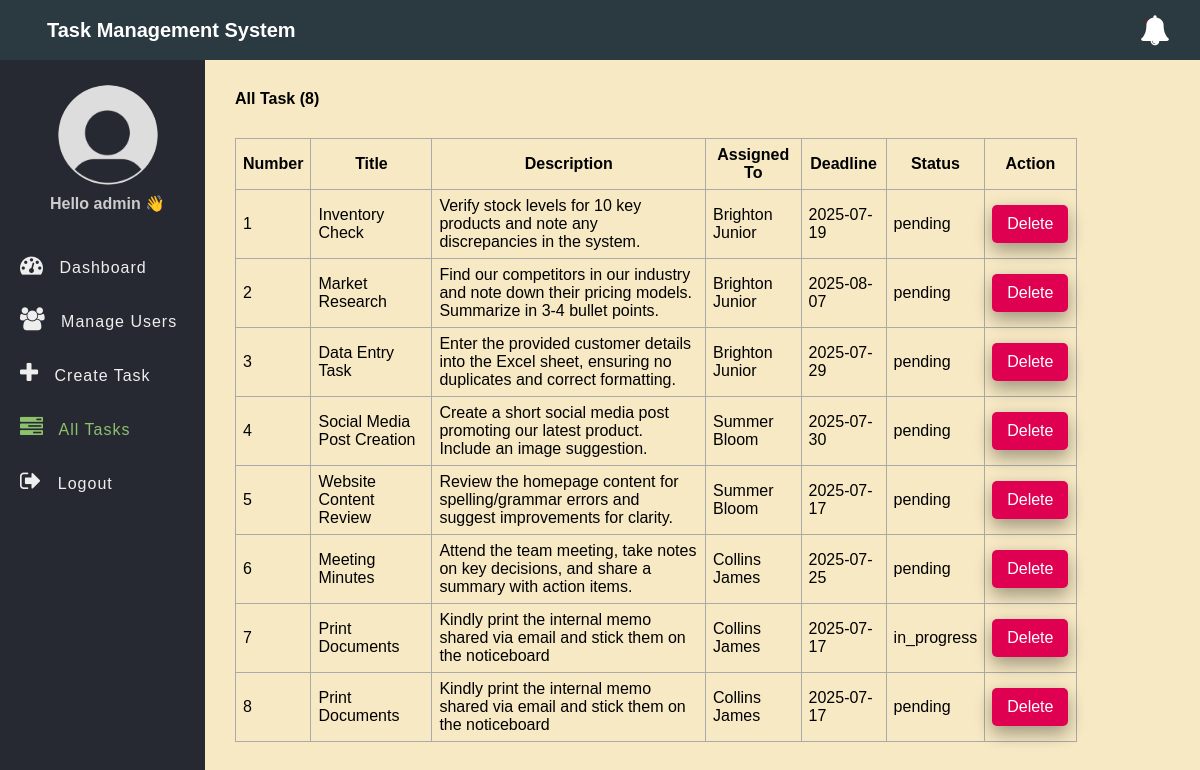
Screenshot of /tasks.php (signed in) with the database file from the repository.
### tables this page shows
CREATE TABLE `tasks` (
  `id` int(11) NOT NULL,
  `title` varchar(100) NOT NULL,
  `description` text DEFAULT NULL,
  `assigned_to` int(11) DEFAULT NULL,
  `due_date` date DEFAULT NULL,
  `status` enum('pending','in_progress','completed') DEFAULT 'pending',
  `created_at` timestamp NOT NULL DEFAULT current_timestamp()
);

CREATE TABLE `users` (
  `id` int(11) NOT NULL,
  `full_name` varchar(50) NOT NULL,
  `username` varchar(50) NOT NULL,
  `email` varchar(255) NOT NULL,
  `password` varchar(255) NOT NULL,
  `role` enum('admin','employee') NOT NULL,
  `created_at` timestamp NOT NULL DEFAULT current_timestamp()
);

### app/Model/Task.php (called while the page is built, shortened)
<?php
function get_all_tasks($conn){
	$sql = "SELECT * FROM tasks ORDER BY id DESC";
	$stmt = $conn->prepare($sql);
	$stmt->execute([]);
	if($stmt->rowCount() > 0){
		$tasks = $stmt->fetchAll();
	}else $tasks = 0;
	return $tasks;
}
function count_tasks($conn){
	$sql = "SELECT id FROM tasks";
	$stmt = $conn->prepare($sql);
	$stmt->execute([]);
	return $stmt->rowCount();
}

### app/Model/User.php (called while the page is built, shortened)
<?php
function get_all_users($conn){
	$sql = "SELECT * FROM users WHERE role =? ";
	$stmt = $conn->prepare($sql);
	$stmt->execute(["employee"]);
	if($stmt->rowCount() > 0){
		$users = $stmt->fetchAll();
	}else $users = 0;
	return $users;
}

### tasks.php (the view, shortened to what this page needs)
<?php
if (isset($_SESSION['role']) && isset($_SESSION['id']) && $_SESSION['role'] == "admin") {
    include "DB_connection.php";
    include "app/Model/Task.php";
    include "app/Model/User.php";
    $text = "All Task";
    if (isset($_GET['due_date']) &&  $_GET['due_date'] == "Due Today") {
    	$text = "Due Today";
      $tasks = get_all_tasks_due_today($conn);
      $num_task = count_tasks_due_today($conn);
    }else{
    	 $tasks = get_all_tasks($conn);
       $num_task = count_tasks($conn);
    }
    $users = get_all_users($conn);
 ?>
<!DOCTYPE html>
<html>
<head>
	<link rel="stylesheet" href="https://stackpath.bootstrapcdn.com/font-awesome/4.7.0/css/font-awesome.min.css">
	<link rel="stylesheet" href="css/style.css">
</head>
<body>
	<?php include "inc/header.php" ?>
	<div class="body">
		<?php include "inc/nav.php" ?>
		<section class="section-1">
         <h4 class="title-2"><?=$text?> (<?=$num_task?>)</h4>
			<?php if ($tasks != 0) { ?>
			<table class="main-table">
				<tr>
					<th>Number</th>
					<th>Title</th>
					<th>Description</th>
					<th>Assigned To</th>
					<th>Deadline</th>
					<th>Status</th>
					<th>Action</th>
				</tr>
				<?php $i=0; foreach ($tasks as $task) { ?>
				<tr>
					<td><?=++$i?></td>
					<td><?=$task['title']?></td>
					<td><?=$task['description']?></td>
					<td>
						<?php
                  foreach ($users as $user) {
						if($user['id'] == $task['assigned_to']){
							echo $user['full_name'];
						}}?>
	            </td>
	            <td><?php if($task['due_date'] == "") echo "No Deadline";
	                      else echo $task['due_date'];
	               ?></td>
	            <td><?=$task['status']?></td>
					<td>
						<a href="delete-task.php?id=<?=$task['id']?>" class="delete-btn">Delete</a>
					</td>
				</tr>
			   <?php	} ?>
			</table>
		<?php }else { ?>
			<h3>Empty</h3>
		<?php  }?>
		</section>
	</div>
</body>
</html>
<?php }else{
   $em = "First login";
   header("Location: login.php?error=$em");
   exit();
}
 ?>

### inc/header.php (shortened to what this page needs)
<header class="header">
	<h2 class="u-name">Task Management System</h2>
	<span class="notification" id="notificationBtn">
		<i class="fa fa-bell" aria-hidden="true"></i>
		<span id="notificationNum"></span>
	</span>
</header>

### inc/nav.php
<nav class="side-bar">
			<div class="user-p">
				<img src="img/user.png">
				<h4> Hello <?=$_SESSION['username']?> 👋</h4>
			</div>
			<?php
               if($_SESSION['role'] == "employee"){
			 ?>
			<ul id="navList">
				<li>
					<a href="index.php">
						<i class="fa fa-tachometer" aria-hidden="true"></i>
						<span>Dashboard</span>
					</a>
				</li>
				<li>
					<a href="my_task.php">
						<i class="fa fa-tasks" aria-hidden="true"></i>
						<span>My Task</span>
					</a>
				</li>
				<li>
					<a href="profile.php">
						<i class="fa fa-user" aria-hidden="true"></i>
						<span>Profile</span>
					</a>
				</li>
				<li>
					<a href="notifications.php">
						<i class="fa fa-bell" aria-hidden="true"></i>
						<span>Notifications</span>
					</a>
				</li>
				<li>
					<a href="logout.php">
						<i class="fa fa-sign-out" aria-hidden="true"></i>
						<span>Logout</span>
					</a>
				</li>
			</ul>
		<?php }else { ?>
            <ul id="navList">
				<li>
					<a href="index.php">
						<i class="fa fa-tachometer" aria-hidden="true"></i>
						<span>Dashboard</span>
					</a>
				</li>
				<li>
					<a href="user.php">
						<i class="fa fa-users" aria-hidden="true"></i>
						<span>Manage Users</span>
					</a>
				</li>
				<li>
					<a href="create_task.php">
						<i class="fa fa-plus" aria-hidden="true"></i>
						<span>Create Task</span>
					</a>
				</li>
				<li>
					<a href="tasks.php">
						<i class="fa fa-tasks" aria-hidden="true"></i>
						<span>All Tasks</span>
					</a>
				</li>
				<li>
					<a href="logout.php">
						<i class="fa fa-sign-out" aria-hidden="true"></i>
						<span>Logout</span>
					</a>
				</li>
			</ul>
		<?php } ?>
		</nav>

### css/style.css (style rules this page uses)
* { padding: 0; margin: 0; box-sizing: border-box; font-family: arial, sans-serif; }
.header { display: flex; justify-content: space-between; align-items: center; padding: 15px 30px; background: #2b3a40; color: #fff; }
.u-name { font-size: 20px; padding-left: 17px; }
.header i { font-size: 30px; cursor: pointer; color: #fff; }
.header .notification { position: relative; cursor: pointer; }
.header .notification span { position: absolute; top: 5px; left: 5px; background: #C80000; padding: 1px; border-radius: 50%; }
.user-p { text-align: center; padding-left: 10px; padding-top: 25px; }
.user-p img { width: 100px; border-radius: 50%; }
.user-p h4 { color: #ccc; padding: 5px 0; }
.side-bar { width: 250px; background: #262931; min-height: 100vh; transition: 500ms width; }
.body { display: flex; }
.side-bar ul { margin-top: 20px; list-style: none; }
.side-bar ul li { font-size: 16px; padding: 15px 0px; padding-left: 20px; transition: 500ms background; white-space: nowrap; overflow: hidden; text-overflow: ellipsis; }
.side-bar ul li a { text-decoration: none; color: #eee; cursor: pointer; letter-spacing: 1px; }
.side-bar .active a { color: #8cc16e ; }
.side-bar .active a i { color: #8cc16e ; }
.side-bar ul li a i { display: inline-block; padding-right: 10px; font-size: 23px; }
.section-1 { padding: 30px; width: 100%; background: #f7e9c4 !important; }
.section-1 .title-2 { margin-bottom: 10px; }
.main-table, .main-table tr, .main-table th, .main-table td { border: 1px solid #aaa; border-collapse: collapse; padding: 7px; }
.main-table { width: 90%; margin-top: 30px; }
.delete-btn { text-decoration: none; display: inline-block; padding-left: 10px; border: none; background: #E00051; padding: 10px 15px; color: #fff; font-size: 16px; border-radius: 5px; cursor: pointer; outline: none; transition: background 1s; box-shadow: 0 8px 16px 0 rgba(0,0,0,0.2), 0 6px 20px 0 rgba(0,0,0,0.19); }

### rows the page displays
tasks: title "Inventory Check", description "Verify stock levels for 10 key products and note any discrepancies in the system.", due_date "2025-07-19", status "pending"
users: full_name "Brighton Junior"
tasks: title "Market Research", description "Find our competitors in our industry and note down their pricing models. Summarize in 3-4 bullet points.", due_date "2025-08-07", status "pending"
tasks: title "Data Entry Task", description "Enter the provided customer details into the Excel sheet, ensuring no duplicates and correct formatting.", due_date "2025-07-29", status "pending"
tasks: title "Social Media Post Creation", description "Create a short social media post promoting our latest product. Include an image suggestion.", due_date "2025-07-30", status "pending"
users: full_name "Summer Bloom"
tasks: title "Website Content Review", description "Review the homepage content for spelling/grammar errors and suggest improvements for clarity.", due_date "2025-07-17", status "pending"
tasks: title "Meeting Minutes", description "Attend the team meeting, take notes on key decisions, and share a summary with action items.", due_date "2025-07-25", status "pending"
users: full_name "Collins James"
tasks: title "Print Documents", description "Kindly print the internal memo shared via email and stick them on the noticeboard", due_date "2025-07-17", status "in_progress"
tasks: title "Print Documents", description "Kindly print the internal memo shared via email and stick them on the noticeboard", due_date "2025-07-17", status "pending"

### other values shown
$_SESSION['username'] "admin"
$text "All Task"
$num_task "8"
